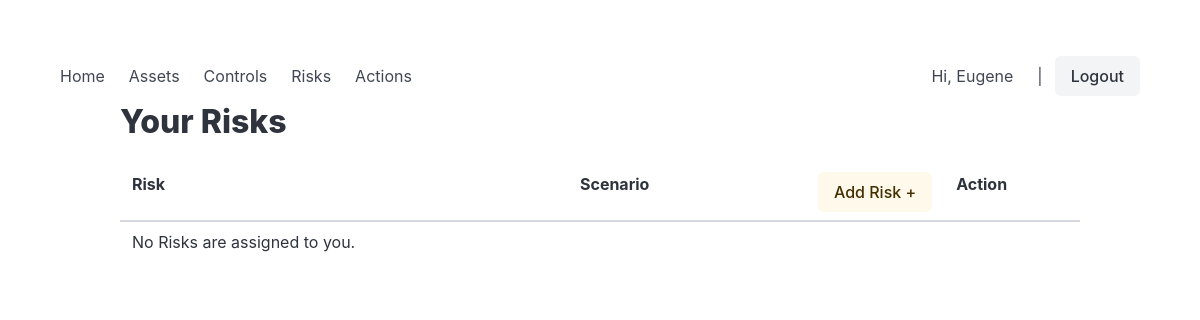
The page /car/risk/ (signed in) on the database as committed earlier.
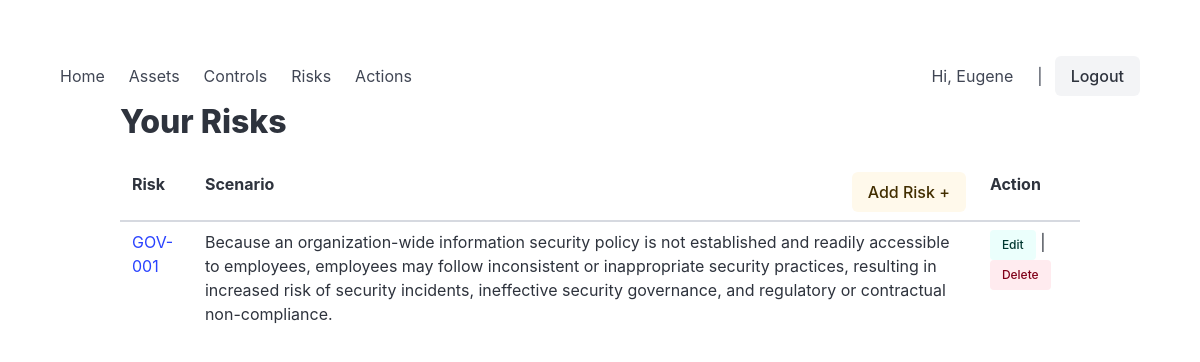
The same page on the database as committed later.
### car/models.py (models this page shows, shortened)
class TimestampedModel(models.Model):
    created_at = models.DateTimeField(auto_now_add=True)
    updated_at = models.DateTimeField(auto_now=True)
    created_by = models.ForeignKey(
        settings.AUTH_USER_MODEL,
        null=True,
        blank=True,
        on_delete=models.SET_NULL,
        related_name="%(class)s_created",
        editable=False,
    )
    updated_by = models.ForeignKey(
        settings.AUTH_USER_MODEL,
        null=True,
        blank=True,
        on_delete=models.SET_NULL,
        related_name="%(class)s_updated",
        editable=False,
    )
    updated_by_username = models.CharField(
        max_length=150,
        blank=True,
        editable=False,
    )
    class Meta:
        abstract = True

class Risk(TimestampedModel):
    risk_code = models.CharField( max_length=50, unique=True, help_text="human-readable risk identifier",) #i.e. RISK-002
    scenario = models.TextField(help_text="Concise risk statement / scenario (cause -> event -> consequence)")
    asset = models.ForeignKey(Asset,related_name="risks",on_delete=models.PROTECT,blank=True,null=True)
    owner = models.ForeignKey(Owner,related_name="risks",on_delete=models.PROTECT,blank=True,null=True)
    status = models.CharField(max_length=25, choices=RiskStatus.choices, default=RiskStatus.IDENTIFIED)
    inherent_likelihood = models.PositiveSmallIntegerField(choices=LikelihoodLevel.choices, null=True, blank=True)
    inherent_impact = models.PositiveSmallIntegerField(choices=ImpactLevel.choices, null=True, blank=True)
    inherent_score = models.PositiveSmallIntegerField(null=True, blank=True, editable=False, help_text="Numeric score (likelihood × impact or custom)")
    inherent_level = models.PositiveSmallIntegerField(choices=RiskLevel.choices,
        null=True, blank=True, editable=False, help_text="Qualitative label (Low/Medium/High)")
    inherent_assessed_at = models.DateTimeField(null=True,blank=True, help_text="Assessment date of inherent risk",)
    controls = models.ManyToManyField(
        Control,
        related_name='risks',
        blank=True,
        help_text="Compensating controls"
    )
    treatment_option = models.CharField(
        max_length=20,
        choices=RiskTreatment.choices,
        blank=True,
        default=RiskTreatment.NONE,
    )
    residual_likelihood = models.PositiveSmallIntegerField(choices=LikelihoodLevel.choices, null=True, blank=True)
    residual_impact = models.PositiveSmallIntegerField(choices=ImpactLevel.choices, null=True, blank=True)
    residual_score = models.PositiveSmallIntegerField(null=True, blank=True, editable=False, help_text="Numeric score (likelihood × impact or custom)")
    residual_level = models.PositiveSmallIntegerField(choices=RiskLevel.choices,
        null=True, blank=True, editable=False, help_text="Qualitative label (Low/Medium/High)")
    residual_assessed_at = models.DateTimeField(null=True,blank=True, help_text="Assessment date of residual risk",)
    next_review_date = models.DateField(null=True,blank=True, help_text="Date for the next assessment",)
    history = HistoricalRecords()
    class Meta:
        ordering = ["risk_code"]

### car/views.py (the view)
# urls.py: path("risk/", views.risk_list, name="risk_list"),
@login_required
def risk_list(request):
    risk_list = Risk.objects.filter(owner__users=request.user).order_by("risk_code")
    logger.debug("risk_list: accessing by %s", request.user)
    context = {"risk_list": risk_list, "ptitle": "Your risks"}
    return render(request, "car/risk_list.html", context)

### car/templates/car/risk_list.html (shortened to what this page needs)
{% extends "car/base.html" %}
{% block content %}
{% load static %}
    <div class="container">
      <h1 class="title">Your Risks</h1>
      <table class="table is-striped is-hoverable is-fullwidth">
        <thead>
          <tr>
            <th>Risk</th>
            <th>Scenario
              <div style="display:inline-block; float:right;"><a href="{% url 'risk_edit' 0 %}">
			    <span title="Add new Risk" class="button is-warning is-light">Add Risk +</span></a></div>
            </th>
			      <th>Action</th>
          </tr>
        </thead>
        <tbody>
        {% for risk in risk_list %}
          <tr>
            <td>
               <a href="{% url 'risk_edit' risk.pk %}">{{ risk.risk_code }}</a>
            </td>
            <td>{{ risk.scenario }}</td>
			<td>
				    <a href="{% url 'risk_edit' risk.pk %}"><span class="button is-small is-primary is-light">Edit</span></a> |
					<button
                        class="button is-danger is-small is-light"
                        hx-get="{% url 'risk_delete' risk.id %}"
                        hx-target="#modal-container"
                        hx-trigger="click"
                        hx-swap="innerHTML"
                      >Delete</button>
			</td>
          </tr>
        {% empty %}
            <tr><td>No Risks are assigned to you.</td></tr>
        {% endfor %}
        </tbody>
      </table>
    </div>
{% endblock %}

Rows that differ between the two databases and show on the page:
added Risk: risk_code "GOV-001", scenario "Because an organization-wide information security policy is not established and readily accessible to employees, employees may follow inconsistent or inappropriate security practices, resulting in increased risk of security incidents, ineffective security governance, and regulatory or contractual non-compliance."
Other text that changed with them:
text no longer shown: "No Risks are assigned to you."
